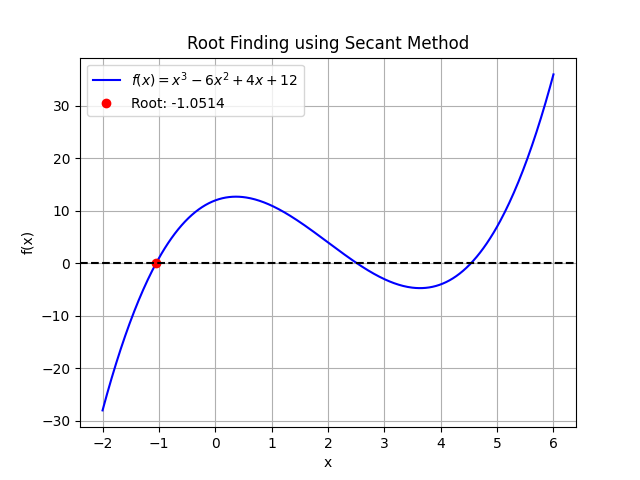

Write the Python code that produced this figure.
import numpy as np
from scipy.optimize import root_scalar
import matplotlib.pyplot as plt


def f(x):
    return x**3 - 6*x**2 + 4*x + 12


# Find the root using Secant method
result = root_scalar(f, method='secant', x0=1.5, x1=-1)

# Plot the function and root
x = np.linspace(-2, 6, 400)
y = f(x)
plt.plot(x, y, label=r'$f(x) = x^3 - 6x^2 + 4x + 12$', color='blue')
plt.plot(result.root, f(result.root), 'o',
         label=f'Root: {result.root:.4f}', color='red')
plt.axhline(0, color='black', linestyle='--')
plt.title('Root Finding using Secant Method')
plt.xlabel('x')
plt.ylabel('f(x)')
plt.legend()
plt.grid()
plt.savefig('secant-method.png')
plt.show()

# Print the result
print(f"Root found by Secant method: {result.root:.6f}")
print(
    f"Error: {abs(result.root - root_scalar(f, method='brentq', bracket=[-2, 2]).root):1.15e}")
print(f"Iterations: {result.iterations}")
